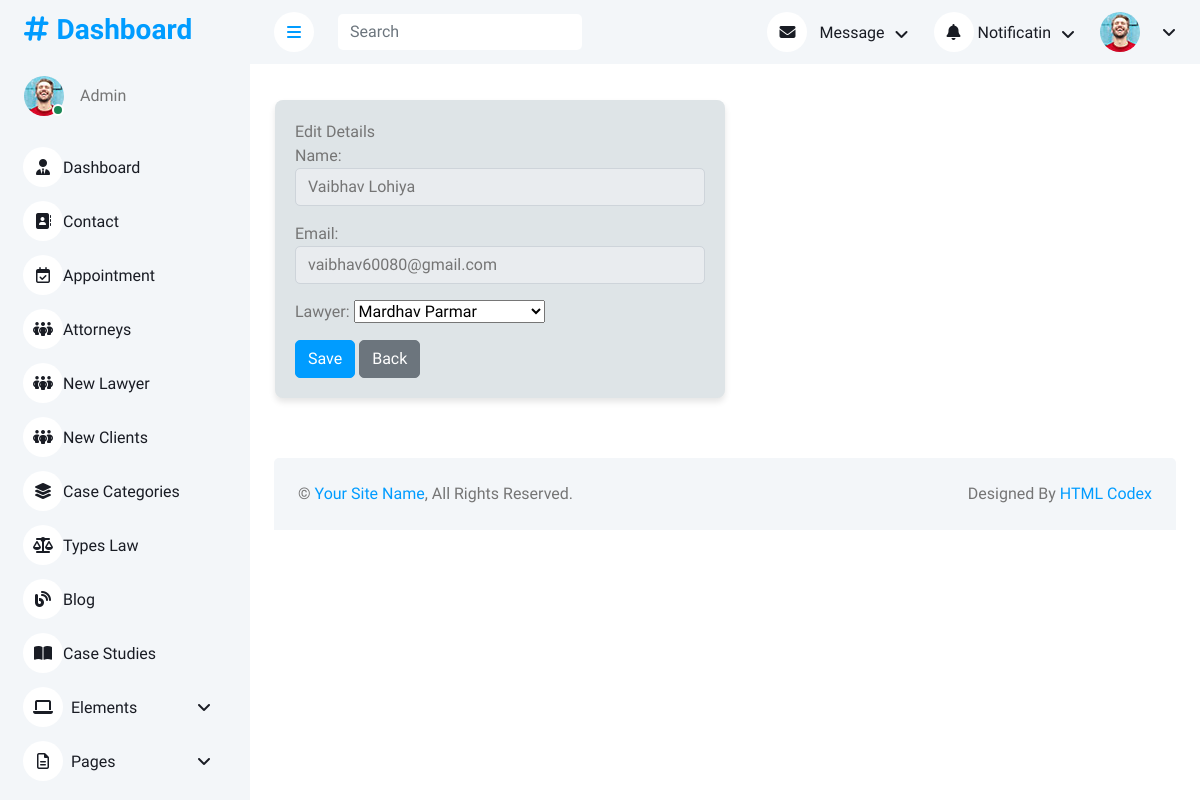
Before: /adminapp/edit_user_appointments/2 with the older database file.
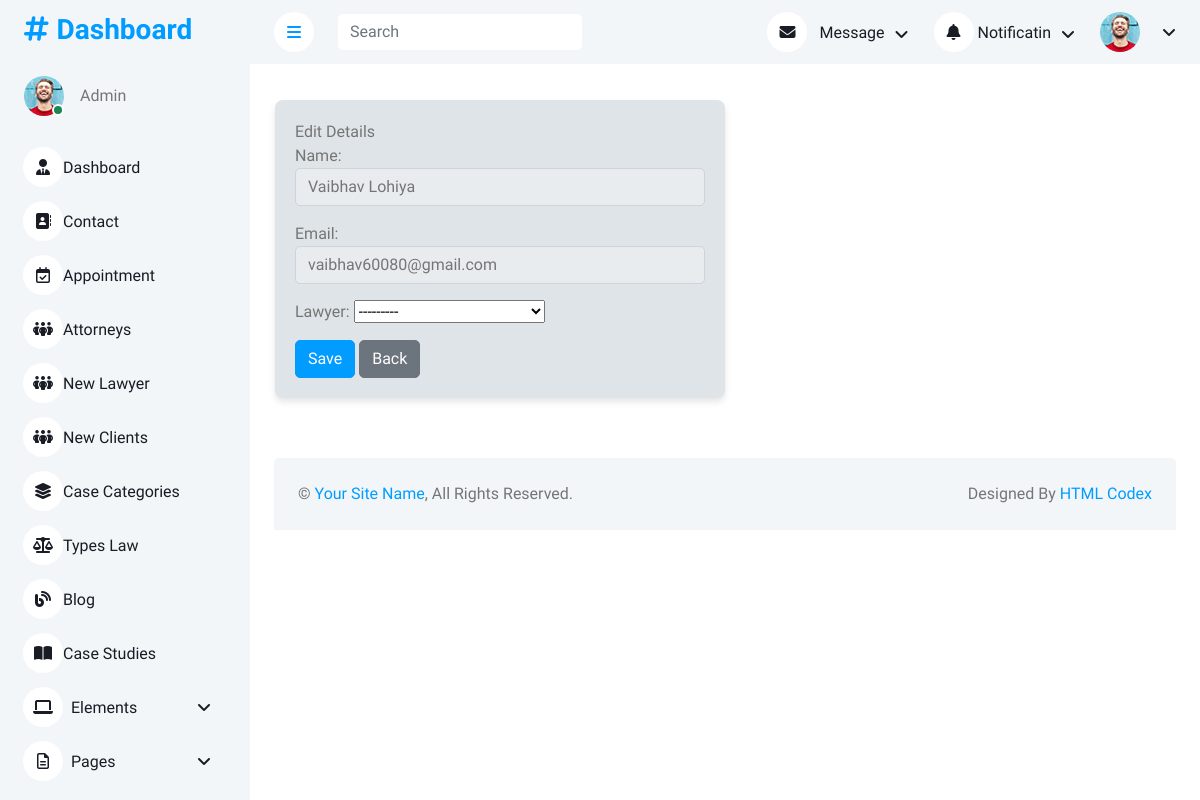
After: the same page with the newer database file.
### userapp/models.py (models this page shows, shortened)
class User_Appointment(models.Model):
    name = models.CharField(max_length=100)
    email = models.EmailField()
    phoneno = models.CharField(max_length=15)
    service = models.CharField(max_length=100)  # Added service field
    message = models.TextField()
    lawyer = models.ForeignKey(lawyer, on_delete=models.CASCADE, blank=True, null=True)

### adminapp/views.py (the view)
# urls.py: path('edit_user_appointments/<int:id>', views.edit_appointments, name='edit_user_appointments'),
def edit_appointments(request,id):
    appointment_instance = get_object_or_404(User_Appointment, pk=id)
    if request.method =="POST":
        form = edit_user_appointments(request.POST,instance=appointment_instance)
        if form.is_valid():
            form.save()
            return redirect('/adminapp/appointment')
        else:
            return render(request, 'adminapp/edit_appointments.html',{'form':form})
    else:
        form = edit_user_appointments(instance=appointment_instance)
    return render(request,"adminapp/edit_user_appointments.html", {'form':form})

### adminapp/forms.py
class edit_user_appointments(forms.ModelForm):
    class Meta:
        model = User_Appointment
        fields = ['name','email','lawyer']

### adminapp/models.py (called while the page is built)
    def __str__(self):
        return self.name

### templates/adminapp/edit_user_appointments.html (shortened to what this page needs)
<!DOCTYPE html>
{% load static %}
<html lang="en">
<head>
    <link href="https://cdnjs.cloudflare.com/ajax/libs/font-awesome/6.7.2/css/all.min.css" rel="stylesheet">
    <link href="https://cdn.jsdelivr.net/npm/bootstrap-icons@1.4.1/font/bootstrap-icons.css" rel="stylesheet">
    <link href="{% static 'adminapp/lib/owlcarousel/assets/owl.carousel.min.css' %}" rel="stylesheet">
    <link href="{% static 'adminapp/lib/tempusdominus/css/tempusdominus-bootstrap-4.min.css' %}" rel="stylesheet" />
    <link href="{% static 'adminapp/css/bootstrap.min.css' %}" rel="stylesheet">
    <link href="{% static 'adminapp/css/style.css' %}" rel="stylesheet">
</head>
<body>
    <div class="container-xxl position-relative bg-white d-flex p-0">
        {% include 'adminapp/sidebar.html' %}
        <div class="content">
            {% include 'adminapp/navbar.html' %}
            <div style="display: flex; justify-content: left; align-items: center; height: 40vh; margin: 25px;">
                <div style="width: 50%; background-color:rgb(222, 228, 231); padding: 20px; border-radius: 8px; box-shadow: 0px 4px 6px rgba(0, 0, 0, 0.1);">
                  {% if form.instance.pk %}
                  Edit Details
                  {% else %}
                  Add New Member
                  {% endif %}
                  <form action="" method="post" enctype="multipart/form-data">
                    <p>
                        <label for="id_name">Name:</label>
                        <input type="text" name="name" value="{{ form.name.value }}" readonly class="form-control">
                    </p>
                    <p>
                        <label for="id_email">Email:</label>
                        <input type="email" name="email" value="{{ form.email.value }}" readonly class="form-control">
                    </p>
                    <p>
                        <label for="id_lawyer">Lawyer:</label>
                        {{ form.lawyer }}
                    </p>
                    <button type="submit" class="btn btn-primary">Save</button>
                    <a href="/adminapp/appointment" class="btn btn-secondary">Back</a>
                </form>
                </div>
              </div>
            <div class="container-fluid pt-4 px-4">
                <div class="bg-light rounded-top p-4">
                    <div class="row">
                        <div class="col-12 col-sm-6 text-center text-sm-start">
                            &copy; <a href="#">Your Site Name</a>, All Rights Reserved.
                        </div>
                        <div class="col-12 col-sm-6 text-center text-sm-end">
                            Designed By <a href="https://htmlcodex.com">HTML Codex</a>
                        </div>
                    </div>
                </div>
            </div>
        </div>
    </div>
</body>
</html>

Changed rows visible on the page:
changed User_Appointment "Vaibhav Lohiya": lawyer "Mardhav Parmar" → "---------"
